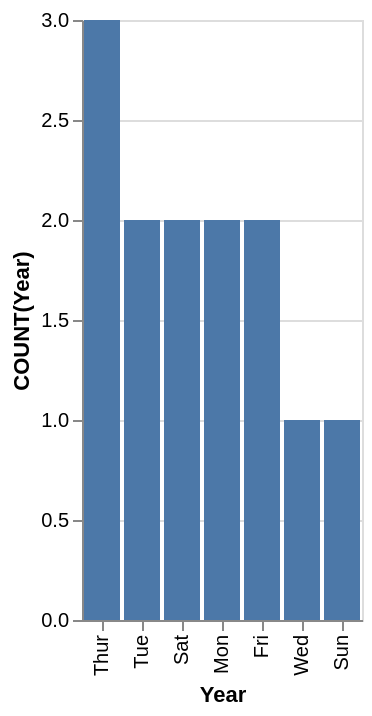

The specification (Vega-Lite) saved for this image:
### Vega-Lite specification from a JSON file in a GitHub repository (floating-point values rounded to 4 significant figures)
{"data": {"values": [{"x_data": "Thur", "y_data": 3}, {"x_data": "Tue", "y_data": 2}, {"x_data": "Sat", "y_data": 2}, {"x_data": "Mon", "y_data": 2}, {"x_data": "Fri", "y_data": 2}, {"x_data": "Wed", "y_data": 1}, {"x_data": "Sun", "y_data": 1}]}, "mark": "bar", "encoding": {"x": {"field": "x_data", "type": "nominal", "title": "Year", "sort": {"op": "sum", "field": "y_data", "order": "descending"}}, "y": {"field": "y_data", "type": "quantitative", "title": "COUNT(Year)"}}}
